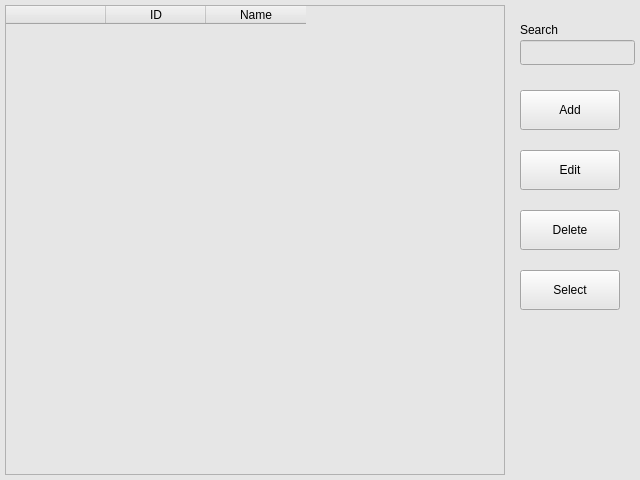
<?xml version="1.0" encoding="UTF-8"?>
<ui version="4.0">
 <class>AuthorTableWidget</class>
 <widget class="QWidget" name="AuthorTableWidget">
  <property name="geometry">
   <rect>
    <x>0</x>
    <y>0</y>
    <width>640</width>
    <height>480</height>
   </rect>
  </property>
  <property name="sizePolicy">
   <sizepolicy hsizetype="Preferred" vsizetype="Preferred">
    <horstretch>0</horstretch>
    <verstretch>0</verstretch>
   </sizepolicy>
  </property>
  <property name="minimumSize">
   <size>
    <width>640</width>
    <height>480</height>
   </size>
  </property>
  <property name="maximumSize">
   <size>
    <width>640</width>
    <height>480</height>
   </size>
  </property>
  <property name="windowTitle">
   <string>Form</string>
  </property>
  <property name="styleSheet">
   <string notr="true">background-color: rgb(230, 230, 230);
border-color: rgb(125, 125, 125);</string>
  </property>
  <widget class="QTableWidget" name="table_author">
   <property name="geometry">
    <rect>
     <x>5</x>
     <y>5</y>
     <width>500</width>
     <height>470</height>
    </rect>
   </property>
   <column>
    <property name="text">
     <string/>
    </property>
   </column>
   <column>
    <property name="text">
     <string>ID</string>
    </property>
   </column>
   <column>
    <property name="text">
     <string>Name</string>
    </property>
   </column>
  </widget>
  <widget class="QPushButton" name="btn_add">
   <property name="geometry">
    <rect>
     <x>520</x>
     <y>90</y>
     <width>100</width>
     <height>40</height>
    </rect>
   </property>
   <property name="text">
    <string>Add</string>
   </property>
  </widget>
  <widget class="QPushButton" name="btn_edit">
   <property name="geometry">
    <rect>
     <x>520</x>
     <y>150</y>
     <width>100</width>
     <height>40</height>
    </rect>
   </property>
   <property name="text">
    <string>Edit</string>
   </property>
  </widget>
  <widget class="QPushButton" name="btn_delete">
   <property name="geometry">
    <rect>
     <x>520</x>
     <y>210</y>
     <width>100</width>
     <height>40</height>
    </rect>
   </property>
   <property name="text">
    <string>Delete</string>
   </property>
  </widget>
  <widget class="QLineEdit" name="led_search">
   <property name="geometry">
    <rect>
     <x>520</x>
     <y>40</y>
     <width>115</width>
     <height>25</height>
    </rect>
   </property>
  </widget>
  <widget class="QLabel" name="lbl_search">
   <property name="geometry">
    <rect>
     <x>520</x>
     <y>20</y>
     <width>70</width>
     <height>20</height>
    </rect>
   </property>
   <property name="text">
    <string>Search</string>
   </property>
  </widget>
  <widget class="QPushButton" name="btn_select">
   <property name="geometry">
    <rect>
     <x>520</x>
     <y>270</y>
     <width>100</width>
     <height>40</height>
    </rect>
   </property>
   <property name="text">
    <string>Select</string>
   </property>
  </widget>
 </widget>
 <resources/>
 <connections/>
</ui>
